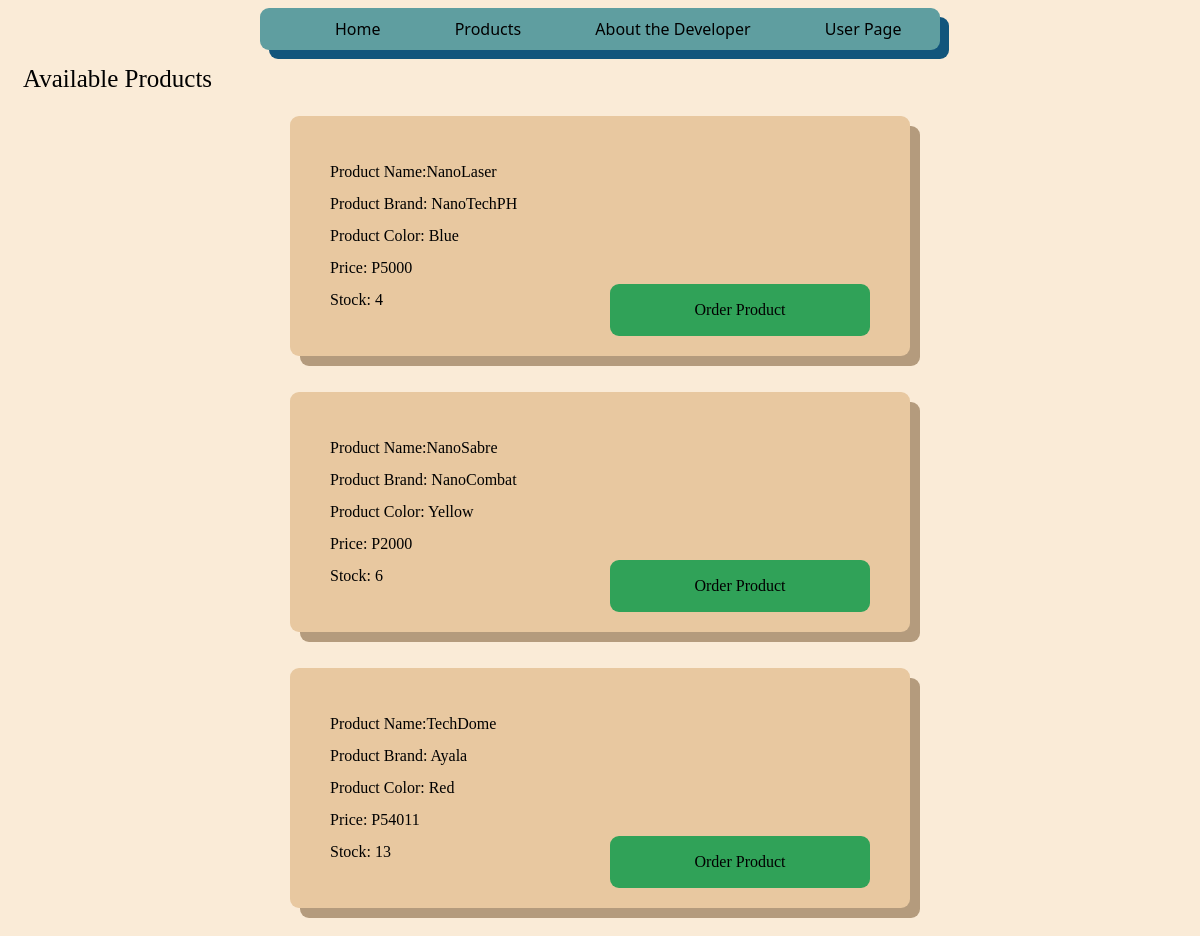
Screenshot of /Products (signed in) with the database file from the repository.
### Inventory/models.py (models this page shows, shortened)
class Userperson(models.Model):
    username = models.CharField(max_length=50, unique=True)
    password = models.CharField(max_length=50)
    first_name = models.CharField(max_length=50)
    last_name = models.CharField(max_length=50)
    birthday = models.DateField()
    sex = models.CharField(max_length=50)
    objects = models.Manager()

class Product(models.Model):
    objects = models.Manager()
    Name = models.CharField(max_length=30, unique=True)
    Brand = models.CharField(max_length=30)
    Color = models.CharField(max_length=20)
    Cost = models.CharField(max_length=10)
    Stock = models.BigIntegerField()

### Inventory/views.py (the view)
# urls.py: path('Products',views.Products, name='Products'),
def Products(request):
    User = Userperson.objects.all()
    P = Product.objects.filter(Stock__gte = 0)
    return render(request, 'Inventory/products.html',{
        'P':P,
        'User':User,
        'username' : request.session['user']
        })

### Inventory/templates/Inventory/products.html (shortened to what this page needs)
{% extends 'Inventory/base.html' %}
{% load static %}
    {% block content %}
        <div class="Largetext"> Available Products </div>
        {% for product in P %}
            {% for u in User %}
                {% if u.username == username %}
        <div class="container">
            <div class="bodytext">
                Product Name:{{product.Name}} <br>
                Product Brand: {{product.Brand}} <Br>
                Product Color: {{product.Color}} <br>
                Price: {{product.Cost}}<Br>
                Stock: {{product.Stock}}
            <a class="Button" href="{% url 'order' pk=product.pk %}" id="order"> Order Product </a>
            </div>
        </div>
        <br><Br>
                {% endif %}
            {% endfor %}
        {% endfor %}
    {% endblock %}

### Inventory/static/css/home.css (style rules this page uses)
.Largetext { font-size: 25px; font-family: Verdana; margin-bottom: 1vh; padding: 15px; }
.bodytext { line-height: 2; padding: 30px; }

### Inventory/static/css/form.css (style rules this page uses)
html { background-color: antiquewhite; }
a { color: black; text-decoration: none; }
.container { padding: 10px; font-family: Verdana; background-color: rgb(232, 200, 160); border: transparent; border-radius: 9px; box-shadow: 10px 10px rgb(180, 155, 125); width: 50vw; margin: auto; max-width: 100%; }
.Button { text-decoration: none; background-color: rgb(48, 162, 88); padding: 10px; margin: auto; margin-left: 25%; max-width: 100%; width: 7vw; text-align: center; border-radius: 9px; }
#order { margin: auto; width: 20vw; float: right; }

### rows the page displays
Product: Name "NanoLaser", Brand "NanoTechPH", Color "Blue", Cost "P5000", Stock "4"
Product: Name "NanoSabre", Brand "NanoCombat", Color "Yellow", Cost "P2000", Stock "6"
Product: Name "TechDome", Brand "Ayala", Color "Red", Cost "P54011", Stock "13"
